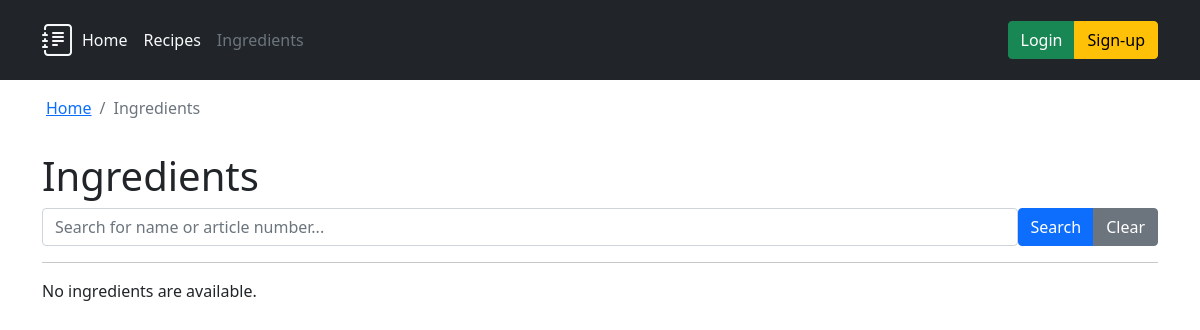
Before: /ingredients/ with the older database file.
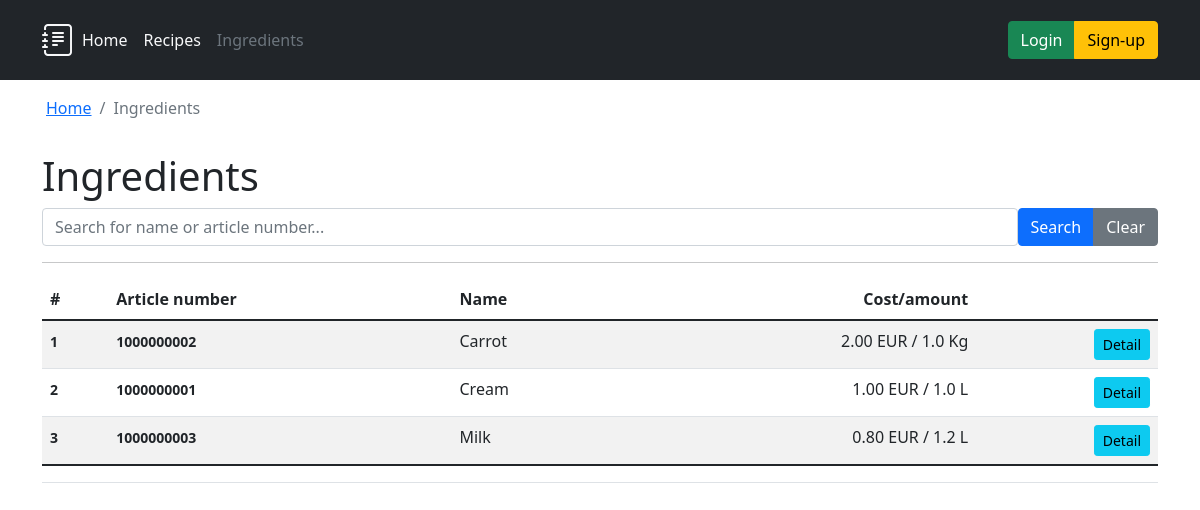
After: the same page with the newer database file.
### ingredients/models.py (models this page shows, shortened)
class Ingredient(models.Model):
    class Meta:
        ordering = ('name', 'article_number')
        verbose_name = 'Ingredient'
        verbose_name_plural = 'Ingredients'
    name = models.CharField(verbose_name='Ingredient name', max_length=256)
    article_number = models.CharField(
        verbose_name='Article number', max_length=24)
    base_measurement_unit = models.CharField(
        verbose_name='Measurement Unit', max_length=2, choices=MeasurementUnits.choices)
    base_amount = models.FloatField(verbose_name='Buying Amount', default=0)
    cost_per_base_amount = models.DecimalField(
        verbose_name='Cost per buying amount', max_digits=10, decimal_places=2)
    @admin.display(description='Cost/amount')
    def formatted_cost(self) -> str:
        return f'{self.cost_per_base_amount} EUR / \
            {self.base_amount} {self.base_measurement_unit}'

### ingredients/views.py (the view)
# urls.py: path('', views.IndexView.as_view(), name='index'),
class IndexView(generic.ListView):
    template_name = 'ingredients/index.html'
    context_object_name = 'all_ingredients'
    def get_queryset(self):
        query = self.request.GET.get('q')
        if query:
            return Ingredient.objects.filter(
                Q(name__icontains=query) | Q(article_number=query)
            ).order_by('name')
        else:
            return Ingredient.objects.all().order_by('name')

### ingredients/templates/ingredients/index.html (shortened to what this page needs)
{% extends 'base.html' %}
{% block header %}{% include "header.html" with active_item="ingredients" %}{% endblock header %}
{% block breadcrumb %}
{{ block.super }}
<li class="breadcrumb-item active" aria-current="page">Ingredients</li>
{% endblock breadcrumb %}
{% block content %}
<h1>Ingredients</h1>
<form class="d-flex">
    <input type="search" class="form-control" name="q" placeholder="Search for name or article number..."
        aria-label="Search" value="{{ request.GET.q }}">
    <div class="btn-group" role="group" aria-label="Search controls">
        <input type="submit" class="btn btn-primary" value="Search">
        <a href="{% url 'ingredients:index' %}" role="button" class="btn btn-secondary">Clear</a>
    </div>
</form>
<hr>
{% if all_ingredients %}
<table class="table table-striped table-hover">
    <thead>
        <tr>
            <th>#</th>
            <th>Article number</th>
            <th>Name</th>
            <th class="text-end">Cost/amount</th>
            <th>&nbsp;</th>
        </tr>
    </thead>
    <tbody>
        {% for ingredient in all_ingredients %}
        <tr>
            <th><small>{{ ingredient.id }}</small></th>
            <th><small>{{ ingredient.article_number }}</small></th>
            <td>{{ ingredient.name }}</td>
            <td class="text-end">{{ ingredient.formatted_cost }}</td>
            <td class="text-end">
                <div class="btn-group" role="group" aria-label="Ingredient management">
                    <a href="{% url 'ingredients:detail' ingredient.id %}" role="button"
                        class="btn btn-sm btn-info">Detail</a>
                </div>
            </td>
        </tr>
        {% endfor %}
    </tbody>
    <tfoot>
        <tr>
            <td colspan="5" class="text-end">
            </td>
        </tr>
    </tfoot>
</table>
{% else %}
<p>No ingredients are available.</p>
{% endif %}
{% endblock %}

Changed rows visible on the page:
added Ingredient: id "1", article_number "1000000002", name "Carrot", formatted_cost "2.00 EUR / 1.0 Kg"
added Ingredient: id "2", article_number "1000000001", name "Cream", formatted_cost "1.00 EUR / 1.0 L"
added Ingredient: id "3", article_number "1000000003", name "Milk", formatted_cost "0.80 EUR / 1.2 L"
Other visible differences:
text no longer shown: "No ingredients are available."
text now shown: "# Article number Name Cost/amount"
